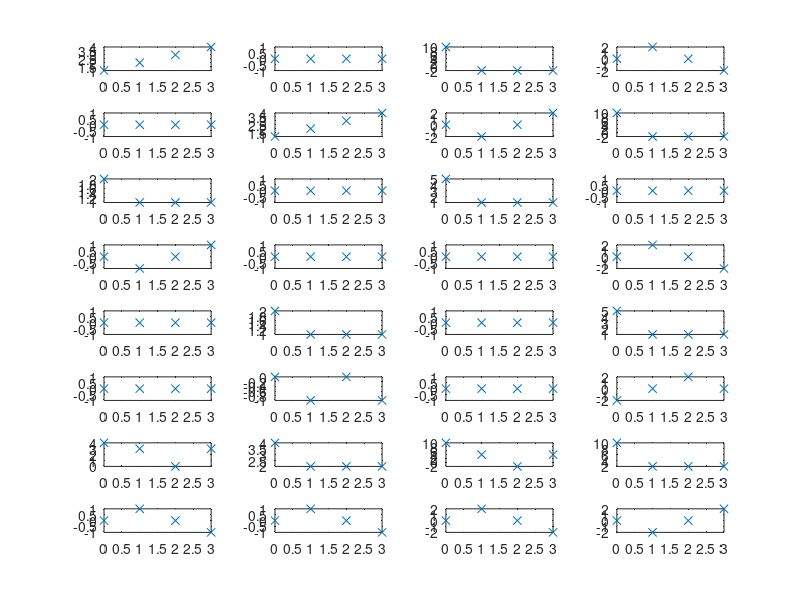

Source code (MATLAB):
% Cleaning.
clc;
clearvars;
close all;

% Original signals.
f = {[1, 2, 3, 4];
     1i*[1, 2, 3, 4];
     [2, 1, 1, 1];
     [0, -1, 0, 1];
     1i*[2, 1, 1, 1];
     1i*[0, -1, 0, -1];
     [4+4i, 3+2i, 2i, 3+2i];
     [0, 1+1i, 0, -1-1j]};
K = length(f);

% Calculations for each signal.
F = cell(K, 1);
for k = 1:K
    % Fourier transform.
    F{k} = fft(f{k});

    % Display results in the consol.
    disp('Function');
    disp(f{k});
    disp('Spectrum');
    disp(F{k});

    % Plotting.
    subplot(K, 4, 4*(k-1) + 1);
    plot(0:3, real(f{k}), 'x');
    subplot(K, 4, 4*(k-1) + 2);
    plot(0:3, imag(f{k}), 'x');
    subplot(K, 4, 4*(k-1) + 3);
    plot(0:3, real(F{k}), 'x');
    subplot(K, 4, 4*(k-1) + 4);
    plot(0:3, imag(F{k}), 'x');
end